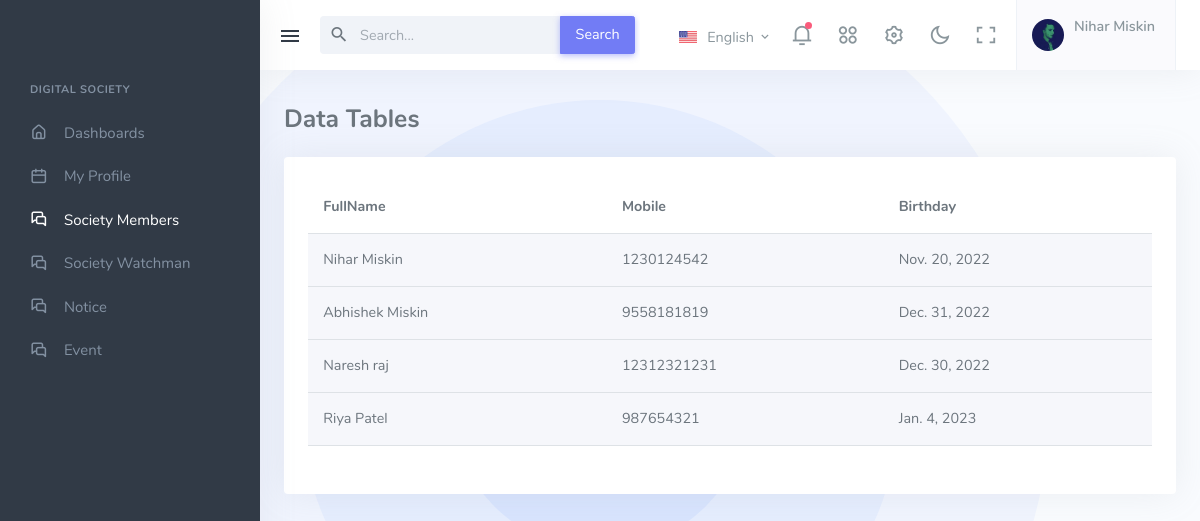
/society_members/ (signed in), run on the app's committed database.
### digital_App/models.py (models this page shows, shortened)
class Visitor(models.Model):
    User = models.ForeignKey(User, on_delete=models.CASCADE)
    FullName = models.CharField(max_length=15, default=str(), blank=True)
    Mobile = models.CharField(max_length=10, default=str(), blank=True)
    Birthday = models.DateField(default="2022-11-20")
    class Meta:
        db_table = "Visitor"

### digital_App/views.py (the view)
# urls.py: path("society_members/", society_members, name="society_members"),
def society_members(request):
    if 'email' in request.session:
        load_All_Members(request)
        return render(request, 'society_members.html', default_data)
    return render(request, 'society_members.html', default_data)

### digital_App/views.py (called while the page is built)
def load_All_Members(request):
    print(request.POST)
    visitor = Visitor.objects.all()
    default_data['visitor'] = visitor

### digital_App/templates/society_members.html (shortened to what this page needs)
{% extends 'base.html' %}
{% load static %}
{% block Main_Code %}
<div class="navbar-custom topnav-navbar">
    <div class="container-fluid detached-nav">
        <button class="button-toggle-menu">
            <i class="mdi mdi-menu"></i>
        </button>
        <ul class="list-unstyled topbar-menu float-end mb-0">
            <li class="dropdown notification-list topbar-dropdown">
                <a class="nav-link dropdown-toggle arrow-none" data-bs-toggle="dropdown" href="#" role="button"
                    aria-haspopup="false" aria-expanded="false">
                    <img src="{% static 'assets/images/flags/us.jpg' %}" alt="user-image" class="me-0 me-sm-1"
                        height="12">
                    <span class="align-middle d-none d-lg-inline-block">English</span> <i
                        class="mdi mdi-chevron-down d-none d-sm-inline-block align-middle"></i>
                </a>
            </li>
            <li class="dropdown notification-list">
                <a class="nav-link dropdown-toggle arrow-none" data-bs-toggle="dropdown" href="#" role="button"
                    aria-haspopup="false" aria-expanded="false">
                    <i class="ri-notification-3-line noti-icon"></i>
                    <span class="noti-icon-badge"></span>
                </a>
            </li>
            <li class="dropdown notification-list d-none d-sm-inline-block">
                <a class="nav-link dropdown-toggle arrow-none" data-bs-toggle="dropdown" href="#" role="button"
                    aria-haspopup="false" aria-expanded="false">
                    <i class="ri-apps-2-line noti-icon"></i>
                </a>
            </li>
            <li class="notification-list d-none d-sm-inline-block">
                <a class="nav-link" data-bs-toggle="offcanvas" href="#theme-settings-offcanvas">
                    <i class="ri-settings-3-line noti-icon"></i>
                </a>
            </li>
            <li class="notification-list d-none d-sm-inline-block">
                <a class="nav-link" href="javascript:void(0)" id="light-dark-mode">
                    <i class="ri-moon-line noti-icon"></i>
                </a>
            </li>
            <li class="notification-list d-none d-md-inline-block">
                <a class="nav-link" href="#" data-toggle="fullscreen">
                    <i class="ri-fullscreen-line noti-icon"></i>
                </a>
            </li>
            <li class="dropdown notification-list">
                <a class="nav-link dropdown-toggle nav-user arrow-none me-0" data-bs-toggle="dropdown" href="#"
                    role="button" aria-haspopup="false" aria-expanded="false">
                    <span class="account-user-avatar">
                        <img src="{% static 'assets/images/users/avatar-1.jpg' %}" alt="user-image"
                            class="rounded-circle">
                    </span>
                    <span>
                        <span class="account-user-name">{{member_data.FullName}}</span>
                    </span>
                </a>
            </li>
        </ul>
        <div class="app-search dropdown">
            <form>
                <div class="input-group">
                    <input type="search" class="form-control dropdown-toggle" placeholder="Search..." id="top-search">
                    <span class="mdi mdi-magnify search-icon"></span>
                    <button class="input-group-text btn btn-primary" type="submit">Search</button>
                </div>
            </form>
        </div>
    </div>
</div>
<div class="leftside-menu">
    <div class="h-100" id="leftside-menu-container" data-simplebar>
        <ul class="side-nav">
            <li class="side-nav-title side-nav-item">Digital Society</li>
            <li class="side-nav-item">
                <a href="{% url 'home' %}" class="side-nav-link">
                    <i class="uil-home-alt"></i>
                    <span> Dashboards </span>
                </a>
            </li>
            <li class="side-nav-item">
                <a href="{% url 'profile_page' %}" class="side-nav-link">
                    <i class="uil-calender"></i>
                    <span> My Profile </span>
                </a>
            </li>
            <li class="side-nav-item">
                <a href="" class="side-nav-link">
                    <i class="uil-comments-alt"></i>
                    <span> Society Members </span>
                </a>
            </li>
            <li class="side-nav-item">
                <a href="{% url 'society_watchman' %}" class="side-nav-link">
                    <i class="uil-comments-alt"></i>
                    <span> Society Watchman </span>
                </a>
            </li>
            <li class="side-nav-item">
                <a href="{% url 'notice_page' %}" class="side-nav-link">
                    <i class="uil-comments-alt"></i>
                    <span> Notice </span>
                </a>
            </li>
            <li class="side-nav-item">
                <a href="{% url 'event_page' %}" class="side-nav-link">
                    <i class="uil-comments-alt"></i>
                    <span> Event </span>
                </a>
            </li>
        </ul>
    </div>
</div>
<div class="content-page">
    <div class="content">
        <div class="container-fluid">
            <div class="row pt-2">
                <div class="col-12">
                    <div class="page-title-box">
                        <h1 class="page-title" style="font-size:25px;">Data Tables</h1>
                        <div class="card">
                            <div class="card-body">
                                <div class="tab-content">
                                    <div class="tab-pane show active" id="basic-datatable-preview">
                                        <table id="basic-datatable"
                                            class="table table-striped dt-responsive nowrap w-100">
                                            <thead>
                                                <tr>
                                                    <th>FullName</th>
                                                    <th>Mobile</th>
                                                    <th>Birthday</th>
                                                </tr>
                                            </thead>
                                            {% for m_data in visitor %}
                                            <tbody>
                                                <tr>
                                                    <td>{{m_data.FullName}}</td>
                                                    <td>{{m_data.Mobile}}</td>
                                                    <td>{{m_data.Birthday}}</td>
                                                </tr>
                                            </tbody>
                                            {% endfor %}
                                        </table>
                                    </div>
                                </div>
                            </div>
                        </div>
                    </div>
                </div>
            </div>
        </div>
    </div>
</div>
                {% endblock %}

### digital_App/templates/base.html (shortened to what this page needs)
{% load static %}
<!DOCTYPE html>
<html lang="en">
<head>
    <link rel="stylesheet" href="{% static 'assets/vendor/daterangepicker/daterangepicker.css' %}">
    <link rel="stylesheet"
        href="{% static 'assets/vendor/admin-resources/jquery.vectormap/jquery-jvectormap-1.2.2.css' %}">
    <link href="{% static 'assets/css/app-saas.min.css' %}" rel="stylesheet" type="text/css" id="app-style" />
    <link href="{% static 'assets/css/icons.min.css' %}" rel="stylesheet" type="text/css" />
</head>
<body class="authentication-bg">
{% block Main_Code %}
{% endblock Main_Code %}
</body>
</html>

### data on the page
Visitor: FullName "Nihar Miskin", Mobile "1230124542", Birthday "Nov. 20, 2022"
Visitor: FullName "Abhishek Miskin", Mobile "9558181819", Birthday "Dec. 31, 2022"
Visitor: FullName "Naresh raj", Mobile "12312321231", Birthday "Dec. 30, 2022"
Visitor: FullName "Riya Patel", Mobile "987654321", Birthday "Jan. 4, 2023"
